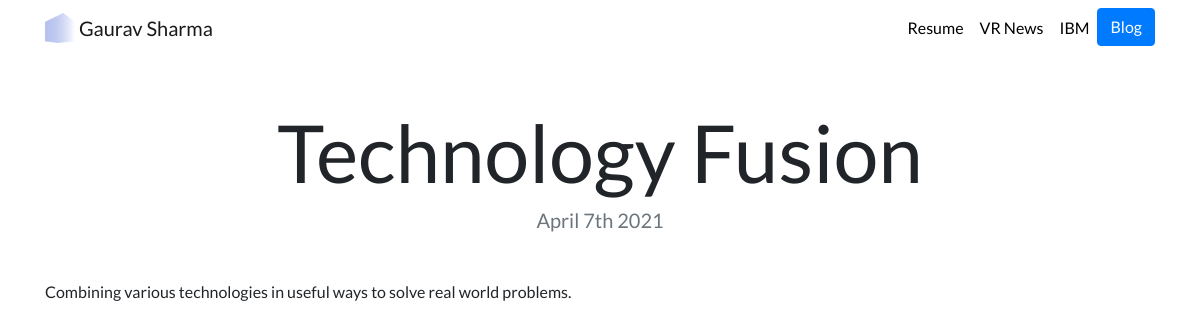
The app's page /blog/4/ with its own data.
### blog/models.py (models this page shows, shortened)
class Blog(models.Model):
    title = models.CharField(max_length=200)
    description = models.TextField()
    date = models.DateField()

### blog/views.py (the view)
# urls.py: path('<int:blog_id>/', views.detail, name='detail'),
def detail(request, blog_id):
    blog = get_object_or_404(Blog, pk=blog_id)
    return render(request, 'blog/detail.html', {'blog':blog})

### blog/templates/blog/detail.html
{% extends "portfolio/base.html" %}
{% load static %}
{% block content %}
<h1 class="text-center mt-5" id="blogdetailtitle">{{ blog.title }}</h1>
<h5 class="text-center text-muted mb-5">{{ blog.date|date:'F jS Y' }}</h5>
{{ blog.description|safe }}
{% endblock %}

### portfolio/static/portfolio/custom.css (style rules this page uses)
body { font-family: 'Lato', sans-serif; }
@media (min-width: 992px) { #blogdetailtitle { font-size: 5rem; } }

### records on screen
Blog: title "Technology Fusion", date "April 7th 2021", description "Combining various technologies in useful ways to solve real world problems."
